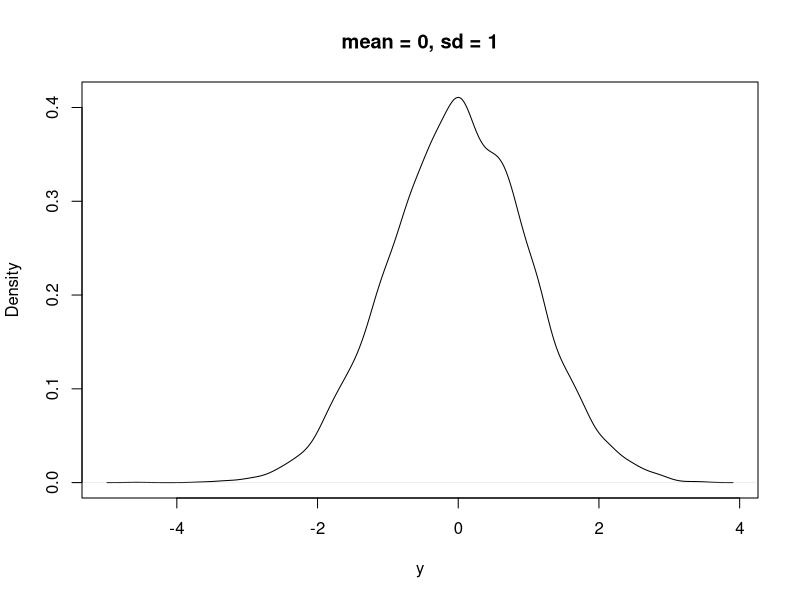
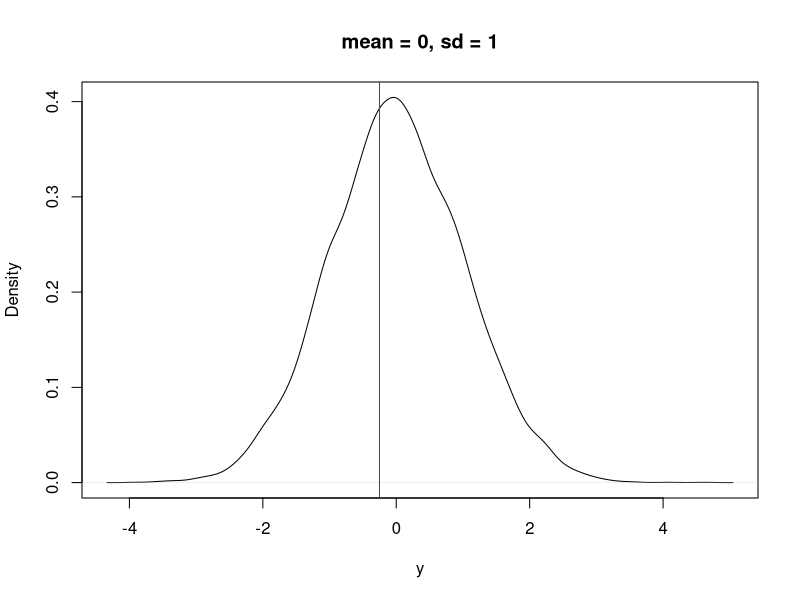
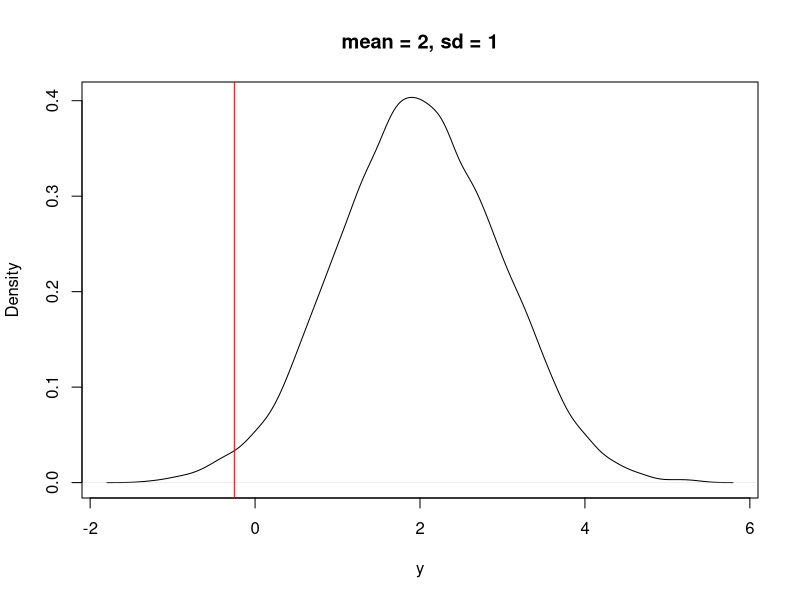
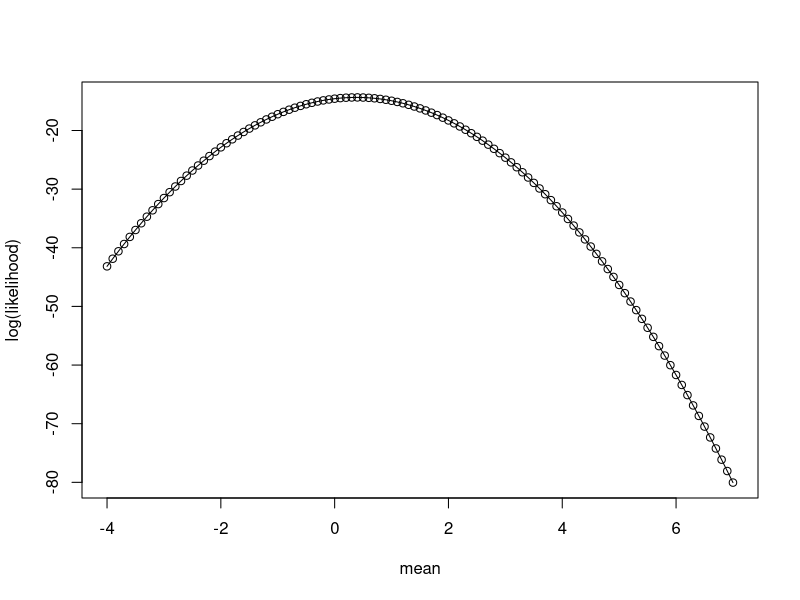
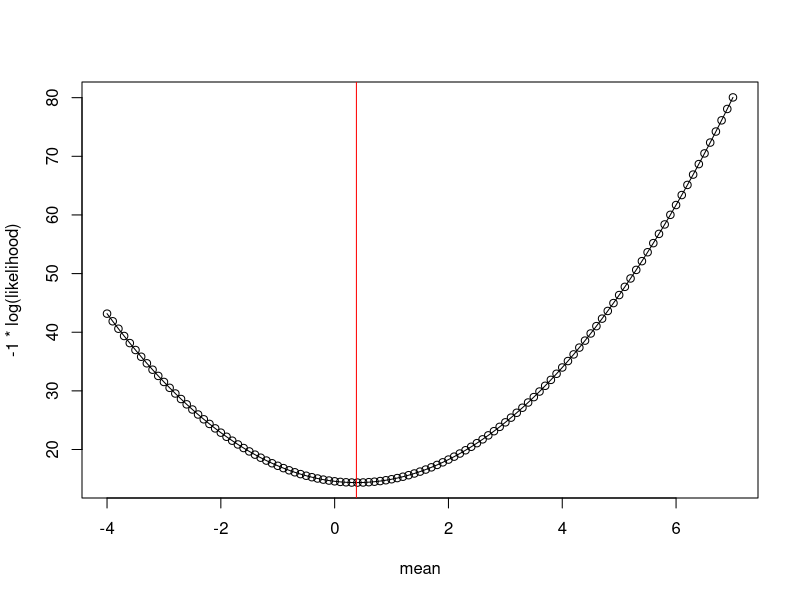
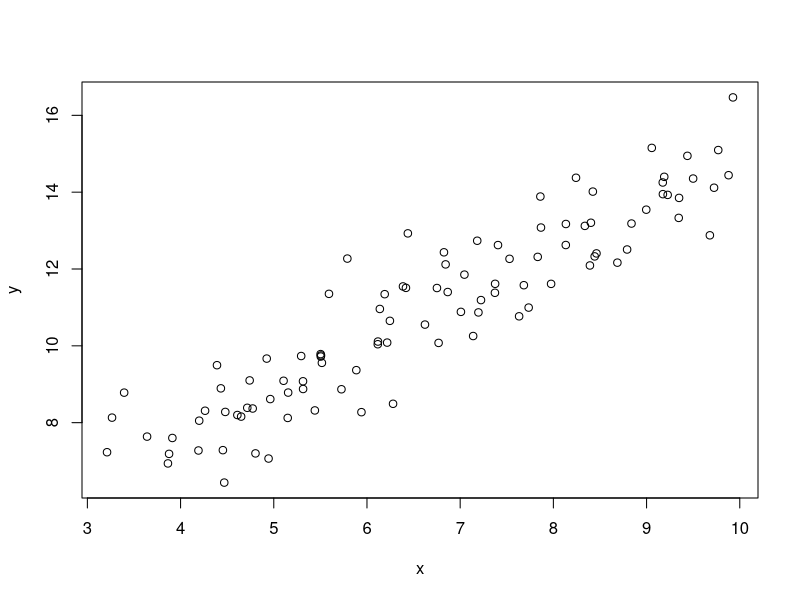
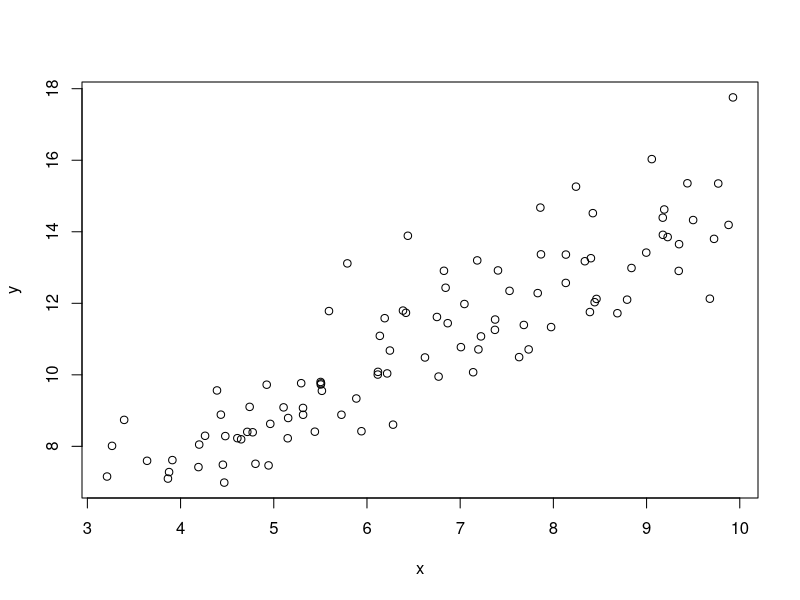
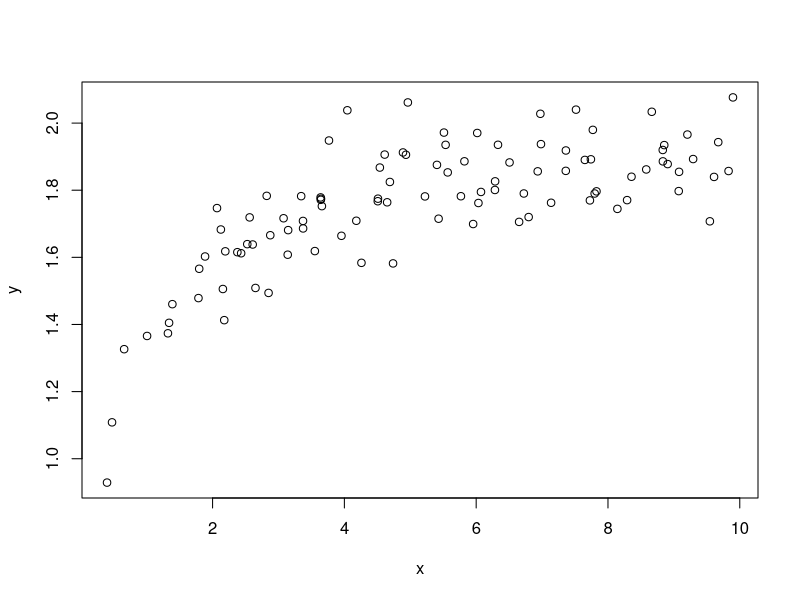

Recreate these plots in R, in order. (Note: this script raises an error after producing the figures.)
## ---- chunk 1
#| echo: FALSE
#| message: FALSE
library(tidyverse)
## ---- chunk 2
y_i <- -0.2513233
## ---- chunk 3
#| fig-cap: Normal distribution with mean = 0 and sd = 1
#| label: fig-simple-rnorm
plot(density(rnorm(10000, mean = 0, sd = 1)), xlab = "y", main = "mean = 0, sd = 1")
## ---- chunk 4
#| fig-cap: Normal distribution with mean = 0 and sd = 1. The red line is an 'observation'
#| label: fig-simple-rnorm-obs
plot(density(rnorm(10000, mean = 0, sd = 1)), xlab = "y", main = "mean = 0, sd = 1")
abline(v = y_i, col = "red")
## ---- chunk 5
#| fig-cap: Normal distribution with mean = 2 and sd = 1. The red line is an 'observation'
#| label: fig-simple-rnorm-obs2
plot(density(rnorm(10000, mean = 2, sd = 1)), xlab = "y", main = "mean = 2, sd = 1")
abline(v = y_i, col = "red")
## ---- chunk 6
message("mean of 0")
dnorm(x = y_i, mean = 0, sd = 1)
message("mean of 2")
dnorm(x = y_i, mean = 2, sd = 1)

## ---- chunk 7
y <- c(-0.2513233, -2.662035)
## ---- chunk 8
dnorm(x = y[1], mean = 0, sd = 1, log = FALSE) * dnorm(x = y[2], mean = 0, sd = 1, log = FALSE)
## ---- chunk 9
dnorm(x = y[1], mean = 2, sd = 1, log = FALSE) * dnorm(x = y[2], mean = 2, sd = 1, log = FALSE)
## ---- chunk 10
message("log likelihood: mean of 0")
dnorm(x = y[1], mean = 0, sd = 1, log = TRUE) + dnorm(x = y[2], mean = 0, sd = 1, log = TRUE)
message("log likelihood: mean of 2")
dnorm(x = y[1], mean = 2, sd = 1, log = TRUE) + dnorm(x = y[2], mean = 2, sd = 1, log = TRUE)
## ---- chunk 11
y <- c(-0.2513233, -2.662035, 4.060981)

LL1 <- dnorm(x = y[1], mean = 0, sd = 1, log = TRUE) + 
       dnorm(x = y[2], mean = 0, sd = 1, log = TRUE) + 
       dnorm(x = y[3], mean = 0, sd = 1, log = TRUE)

LL2 <- dnorm(x = y[1], mean = 2, sd = 1, log = TRUE) + 
       dnorm(x = y[2], mean = 2, sd = 1, log = TRUE) + 
       dnorm(x = y[3], mean = 2, sd = 1, log = TRUE)

message("log likelihood: mean = 0")
LL1
message("log likelihood: mean = 2")
LL2
## ---- chunk 12
message("log likelihood: mean = 0")
sum(dnorm(x = y, mean = 0, sd = 1, log = TRUE))
message("log likelihood: mean = 2")
sum(dnorm(x = y, mean = 2, sd = 1, log = TRUE))
## ---- chunk 13
#Values for mean that we are going to explore
mean_values <- seq(from = -4, to = 7, by = 0.1)
mean_values
## ---- chunk 14
LL <- rep(NA, length(mean_values))

for(i in 1:length(mean_values)){
  LL[i] <- sum(dnorm(y, mean = mean_values[i], sd = 1, log = TRUE))
}
LL
## ---- chunk 15
#| fig-cap: The likelihood curve over different values of the mean
#| label: fig-ll1
plot(x = mean_values, y = LL, type = "o", xlab = "mean", ylab = "log(likelihood)")
## ---- chunk 16
index_of_max <- which.max(LL)
mean_values[index_of_max]
## ---- chunk 17
mean(y)
## ---- chunk 18
#| fig-cap: The likelihood curve over different values of the mean with minimium shown
#| label: fig-ll2
plot(x = mean_values, y = -LL, type = "o", xlab = "mean", ylab = "-1 * log(likelihood)") #Notice negative sign
abline(v = mean(y), col = "red")
## ---- chunk 19
LL_fn <- function(y, par){
  #NEED NEGATIVE BECAUSE OPTIM MINIMIZES
  -sum(dnorm(y, mean = par[1], sd = 1, log = TRUE))
}
## ---- chunk 20
#| warning: FALSE
#@par are the starting values for the search
#@fn is the function that is minimized (find parameters that yield the lowest -log(LL)) 
#@ anything else, like y, are arguments needed by the LL_fn
fit <- optim(par = 4, fn = LL_fn, method = "BFGS", y = y)
fit
## ---- chunk 21
message("From optim")
fit$par
message("From manual calcuation")
mean_values[which.max(LL)]
message("From the mean function")
mean(y)
## ---- chunk 22
set.seed(100)
par_true <- c(3, 1.2) #Slope and intercept
sd_true <- 0.9 #noise term
x <- runif(100, 3, 10)
y_true <- par_true[1] + par_true[2] * x 
y <- rnorm(length(y_true), mean = y_true, sd = sd_true) #This is the "fake data"
## ---- chunk 23
#| fig-cap: The "fake" data used in the following analysis
#| label: fig-fake-data1
plot(x, y)
## ---- chunk 24
pred_linear <- function(x, par){
  y <- par[1] + par[2] * x
}
## ---- chunk 25
LL_fn <- function(par, x, y){
  #NEED NEGATIVE BECAUSE OPTIM MINIMIZES
  -sum(dnorm(y, mean = pred_linear(x, par), sd = 1, log = TRUE))
}

## ---- chunk 26
dnorm(y[1], mean = pred_linear(x[1], c(0.2, 1.4)), sd = 1, log = TRUE) + dnorm(y[2], mean = pred_linear(x[2], c(0.2, 1.4)), sd = 1, log = TRUE) # + ...
## ---- chunk 27
#| warning: FALSE
pred_linear <- function(x, par){
  y <- par[1] + par[2] * x
}
LL_fn <- function(par, x, y){
  #NEED NEGATIVE BECAUSE OPTIM MINIMIZES
  -sum(dnorm(y, mean = pred_linear(x, par), sd = 1, log = TRUE))
}
fit <- optim(par = c(0.2, 1.5), fn = LL_fn, method = "BFGS", x = x, y = y)


## ---- chunk 28
message("From optim")
fit$par
message("True values (those we used to generate the data)")
par_true
## ---- chunk 29
#Process model
pred_linear <- function(x, par){
  y <- par[1] + par[2] * x
}
## ---- chunk 30
#Probability model
LL_fn <- function(par, x, y){
  -sum(dnorm(y, mean = pred_linear(x, par), sd = 1, log = TRUE))
}
## ---- chunk 31
#Probability model
LL_fn <- function(par, x, y){
  -sum(dnorm(y, mean = pred_linear(x, par), sd = par[3], log = TRUE))
}
## ---- chunk 32
#| warning: FALSE
fit <- optim(par = c(0.2, 1.5, 2), fn = LL_fn, method = "BFGS", x = x, y = y)
## ---- chunk 33
message("From optim")
fit$par
message("True values (those we used to generate the data)")
c(par_true, sd_true)
## ---- chunk 34
fit2 <- lm(y ~ x)
summary(fit2)
## ---- chunk 35
set.seed(100)
x <- runif(100, 3, 10)
par_true <- c(3, 1.2)
sd_scalar_true <- 0.1
y_true <- par_true[1] + par_true[2] * x
y <- rnorm(length(y_true), mean = y_true, sd = sd_scalar_true * y) #This is the "fake data"
## ---- chunk 36
#| fig-cap: The "fake" data used in the following analysis
#| label: fig-fake-data2
plot(x, y)
## ---- chunk 37
#Process model
pred_linear <- function(x, par){
  y <- par[1] + par[2] * x
}
## ---- chunk 38
#Probability model
LL_fn <- function(par, x, y){
  -sum(dnorm(y, mean = pred_linear(x, par), sd = par[3] * pred_linear(x, par), log = TRUE))
}
## ---- chunk 39
#| warning: FALSE
fit <- optim(par = c(0.2, 1.5, 1), fn = LL_fn, method = "BFGS", x = x, y = y)
fit$par
## ---- chunk 40
set.seed(100)
x <- runif(100, 0.1, 10)
par_true <- c(2, 0.5)
sd_true <- 0.1
y <- par_true[1] * (x / (x + par_true[2]))
y <- rnorm(length(y), mean = y, sd = sd_true)
## ---- chunk 41
#| fig-cap: The "fake" data used in the following analysis
#| label: fig-fake-data3
plot(x, y)
## ---- chunk 42
#Process model
pred_mm <- function(x, par){
  y <- par[1] * (x / (par[2] + x))
}
## ---- chunk 43
#Probability model
LL_fn <- function(par, x, y){
  -sum(dnorm(y, mean = pred_mm(x, par), sd = par[3], log = TRUE))
}
## ---- chunk 44
#| warning: FALSE
fit <- optim(par = c(0.2, 1.5, 1), fn = LL_fn, method = "BFGS", x = x, y = y)
## ---- chunk 45
fit$par
c(par_true, sd_true)
## ---- chunk 46
#| fig-cap: the curve from the optimized parameters with the observations
#| label: fig-data-curve
plot(x, y)
curve(pred_mm(x, par = fit$par), from = 0.1, to = 10, add = TRUE)
## ---- chunk 47
#| warning: FALSE
LL_fn <- function(par, x, y){
    -sum(dgamma(y, shape = (pred_mm(x, par)^2/par[3]), rate =  pred_mm(x, par)/par[3], log = TRUE))
}

fit <- optim(par = c(0.2, 1.5, 1), fn = LL_fn, x = x, y = y)
## ---- chunk 48
#| echo: false
#| fig-cap: the curve from the optimized parameters with the observations for a gamma ditribution data model.
#| label: fig-data-curve-gamma
plot(x, y)
curve(pred_mm(x, par = fit$par), from = 0.1, to = 10, add = TRUE)
## ---- chunk 49
#Create a dataset
y_more_data <- rnorm(20, mean = 0, sd = 1)
#Select only 5 of the values from the larger dataset
y_small_data <- y_more_data[1:5]

#Calculate the likelihood surface for each of the datasets
mean_values <- seq(from = -4, to = 7, by = 0.1)

LL_more <- rep(NA, length(mean_values))
for(i in 1:length(mean_values)){
  LL_more[i] <- sum(dnorm(y_more_data, mean = mean_values[i], sd = 1, log = TRUE))
}

LL_small <- rep(NA, length(mean_values))
for(i in 1:length(mean_values)){
  LL_small[i] <- sum(dnorm(y_small_data, mean = mean_values[i], sd = 1, log = TRUE))
}

#Find the highest likelihood
mle_LL_small <- LL_small[which.max(LL_small)]
mle_LL_more <- LL_more[which.max(LL_more)]
## ---- chunk 50
#| echo: false
#| fig-cap: Likilihood curve with the two-unit support intervals shown
#| label: fig-ll-unc

#Plot the likelihood functions
plot(x = mean_values, y = LL_small, type = "l", xlab = "mean", ylab = "log-likelihood") #Notice negative sign
lines(x = mean_values, y = LL_more, col = "blue")
#Plot a line that shows a 2 likelihood reduction
abline(h = mle_LL_small - 2, lty = "dashed")
abline(h = mle_LL_more - 2, lty = "dashed", col = "blue")
## ---- chunk 51
#| warning: false

pred_mm <- function(par1, par2){
  par1 * (x / (par2 + x))
}
LL_fn <- function(par1, par2, par3){
  mu <- pred_mm(par1, par2)
  -sum(dnorm(y, mean = mu, sd = par3, log = TRUE))
}
library(stats4)
fit <- mle(minuslogl = LL_fn, start = list(par1 = 0.2, par2 = 1.5, par3 = 1), method = "BFGS", nobs = length(y)) 
AIC(fit)
summary(fit)
logLik(fit)
confint(fit)
